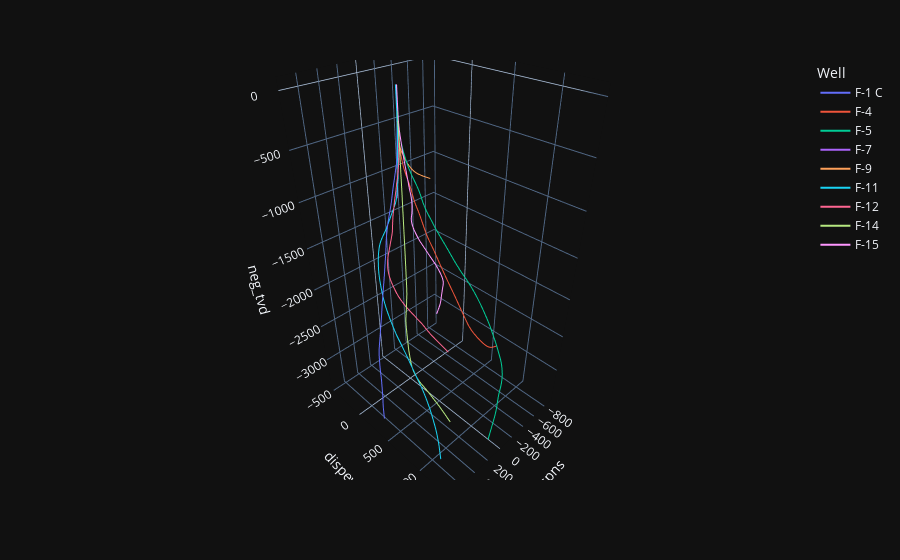

Source (notebook cell):
### Markdown cell above
# Plot 3D Wells Trajectories

### Code cell
fig = px.line_3d(df_all_wells, 'dispns', 'dispew', 'neg_tvd', 'Well')
fig.show()
